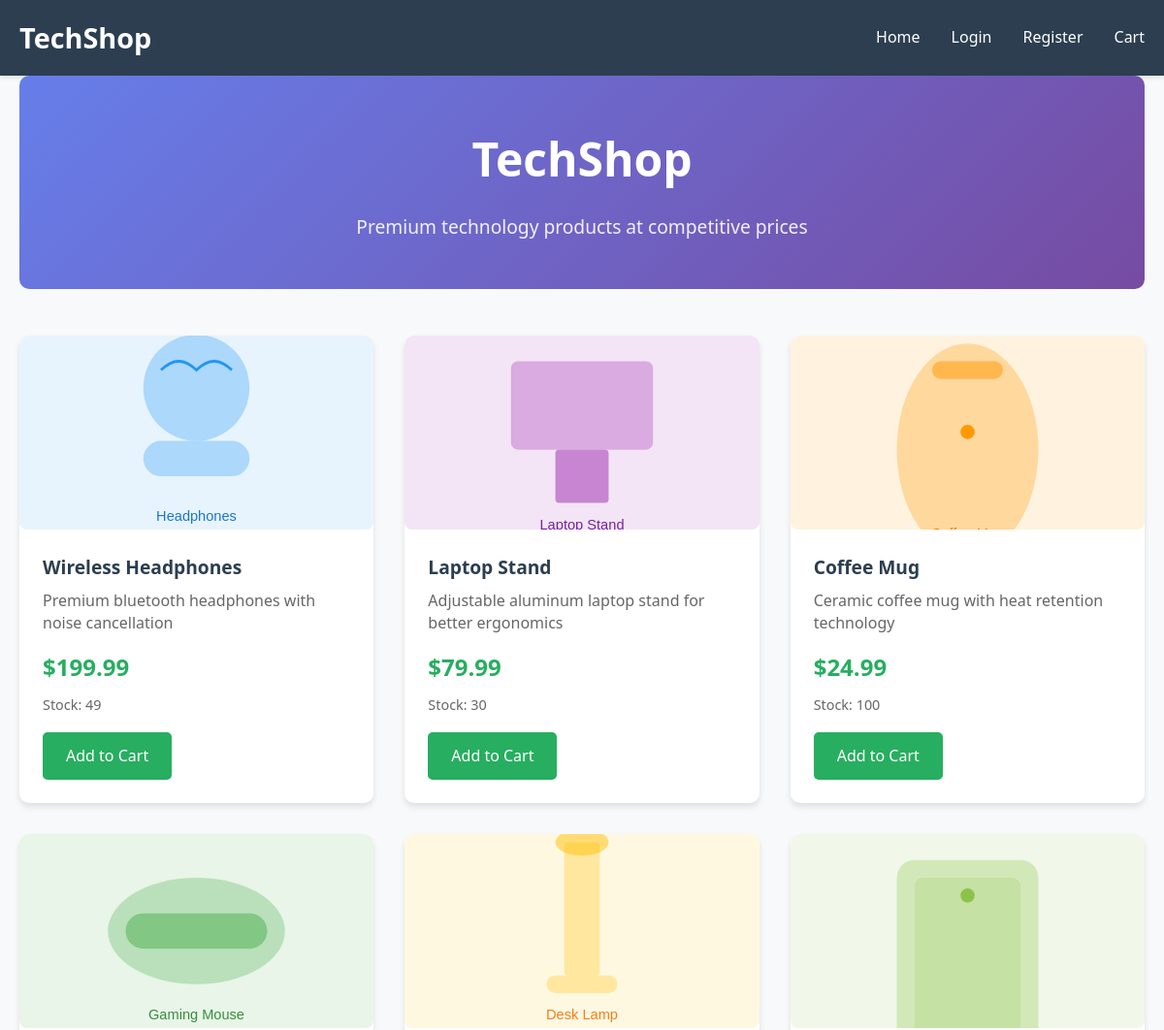
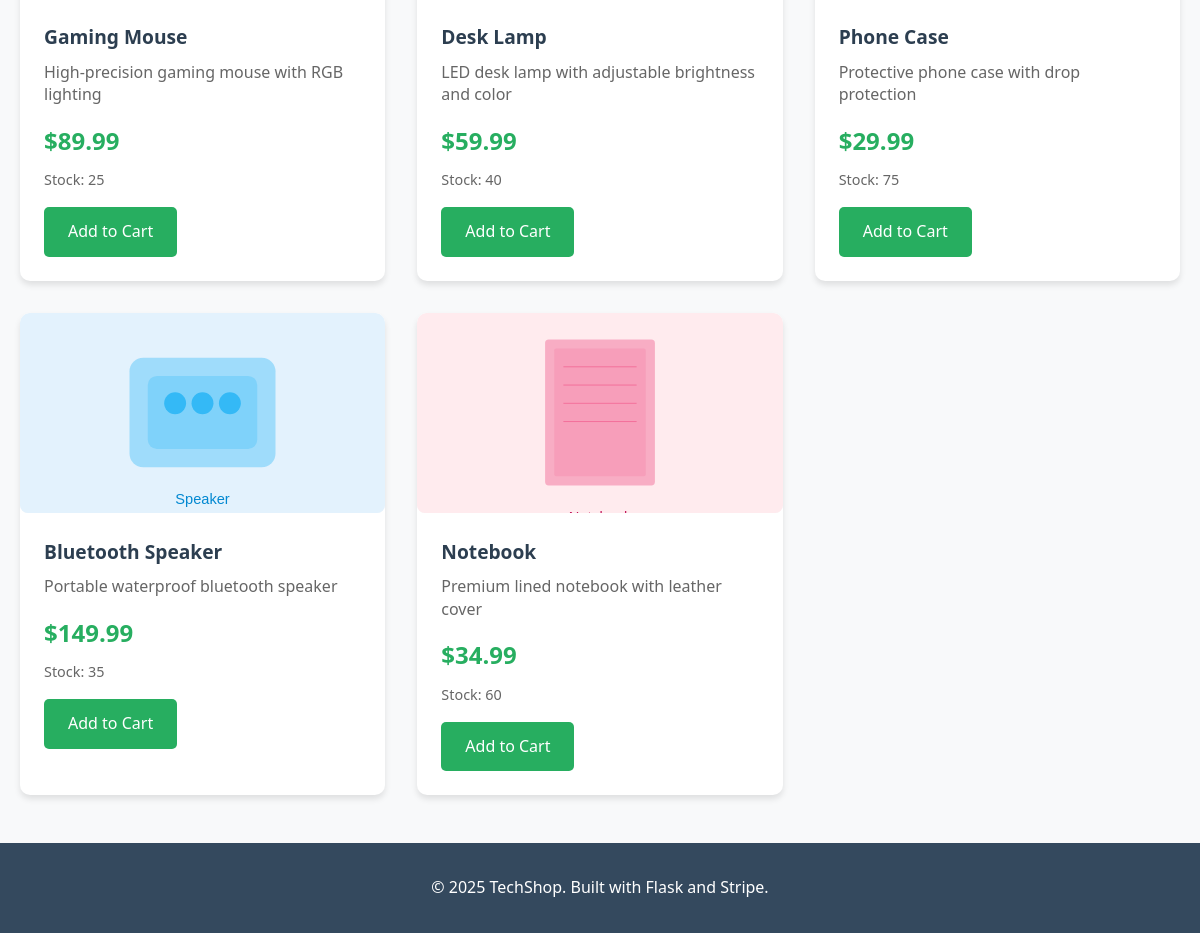
The page / on the database its author committed (2 pictures, top to bottom).
### tables this page shows
CREATE TABLE products (
                id INTEGER PRIMARY KEY AUTOINCREMENT,
                name TEXT NOT NULL,
                description TEXT,
                price DECIMAL(10, 2) NOT NULL,
                image_url TEXT,
                stock INTEGER DEFAULT 0,
                category TEXT,
                created_at TIMESTAMP DEFAULT CURRENT_TIMESTAMP
            );

### app.py (the view)
@app.route('/')
def index():
    conn = db.get_connection()
    cursor = conn.cursor()
    cursor.execute('SELECT * FROM products ORDER BY created_at DESC')
    products = cursor.fetchall()
    conn.close()
    return render_template('index.html', products=products)

### app.py (called while the page is built, shortened)
def get_cart_total():
    if 'cart' not in session:
        return 0, 0

@app.context_processor
def inject_cart_info():
    total, count = get_cart_total()
    return dict(cart_total=total, cart_count=count)

    def get_connection(self):
        return sqlite3.connect('ecommerce.db')

### templates/index.html (shortened to what this page needs)
{% extends "base.html" %}
{% block content %}
<div class="hero">
    <h1>TechShop</h1>
    <p>Premium technology products at competitive prices</p>
</div>
<div class="products-grid">
    {% for product in products %}
        <div class="product-card">
            <img src="{{ product[4] }}" alt="{{ product[1] }}" class="product-image">
            <div class="product-info">
                <h3 class="product-name">{{ product[1] }}</h3>
                <p class="product-description">{{ product[2] }}</p>
                <div class="product-price">${{ "%.2f"|format(product[3]) }}</div>
                <div class="product-stock">Stock: {{ product[5] }}</div>
                {% if product[5] > 0 %}
                    <a href="{{ url_for('add_to_cart', product_id=product[0]) }}" class="btn btn-success">Add to Cart</a>
                {% else %}
                    <button class="btn" disabled>Out of Stock</button>
                {% endif %}
            </div>
        </div>
    {% endfor %}
</div>
{% endblock %}

### templates/base.html (shortened to what this page needs)
<!DOCTYPE html>
<html lang="en">
<head>
</head>
<body>
    <header>
        <nav class="container">
            <div class="logo">TechShop</div>
            <ul class="nav-links">
                <li><a href="{{ url_for('index') }}">Home</a></li>
                {% if session.user_id %}
                    <li><a href="{{ url_for('orders') }}">My Orders</a></li>
                    <li><a href="{{ url_for('view_cart') }}">Cart{% if cart_count > 0 %}<span class="cart-badge">{{ cart_count }}</span>{% endif %}</a></li>
                    <li><a href="{{ url_for('logout') }}">Logout ({{ session.username }})</a></li>
                {% else %}
                    <li><a href="{{ url_for('login') }}">Login</a></li>
                    <li><a href="{{ url_for('register') }}">Register</a></li>
                    <li><a href="{{ url_for('view_cart') }}">Cart{% if cart_count > 0 %}<span class="cart-badge">{{ cart_count }}</span>{% endif %}</a></li>
                {% endif %}
            </ul>
        </nav>
    </header>
    <main class="container">
        {% block content %}{% endblock %}
    </main>
    <footer>
        <div class="container">
            <p>&copy; 2025 TechShop. Built with Flask and Stripe.</p>
        </div>
    </footer>
</body>
</html>

### templates/base.html (style rules this page uses)
* { margin: 0; padding: 0; box-sizing: border-box; }
body { font-family: 'Segoe UI', Tahoma, Geneva, Verdana, sans-serif; line-height: 1.6; color: #333; background-color: #f8f9fa; }
.container { max-width: 1200px; margin: 0 auto; padding: 0 20px; }
header { background: #2c3e50; color: white; padding: 1rem 0; box-shadow: 0 2px 5px rgba(0,0,0,0.1); }
nav { display: flex; justify-content: space-between; align-items: center; }
.logo { font-size: 1.8em; font-weight: bold; }
.nav-links { display: flex; list-style: none; gap: 2rem; align-items: center; }
.nav-links a { color: white; text-decoration: none; transition: color 0.3s; }
main { min-height: calc(100vh - 200px); padding: 2rem 0; }
.btn { display: inline-block; padding: 0.75rem 1.5rem; background: #3498db; color: white; text-decoration: none; border-radius: 5px; border: none; cursor: pointer; font-size: 1rem; transition: background 0.3s; }
.btn-success { background: #27ae60; }
footer { background: #34495e; color: white; text-align: center; padding: 2rem 0; margin-top: 3rem; }

### templates/index.html (style rules this page uses)
.hero { text-align: center; padding: 3rem 0; background: linear-gradient(135deg, #667eea 0%, #764ba2 100%); color: white; border-radius: 10px; margin-bottom: 3rem; }
.hero h1 { font-size: 3rem; margin-bottom: 1rem; }
.hero p { font-size: 1.2rem; opacity: 0.9; }
.products-grid { display: grid; grid-template-columns: repeat(auto-fill, minmax(280px, 1fr)); gap: 2rem; margin-top: 2rem; }
.product-card { background: white; border-radius: 10px; box-shadow: 0 4px 6px rgba(0, 0, 0, 0.1); transition: transform 0.3s, box-shadow 0.3s; overflow: hidden; }
.product-image { width: 100%; height: 200px; object-fit: cover; background: #f8f9fa; display: block; border-radius: 8px; }
.product-info { padding: 1.5rem; }
.product-name { font-size: 1.2rem; font-weight: bold; margin-bottom: 0.5rem; color: #2c3e50; }
.product-description { color: #666; margin-bottom: 1rem; line-height: 1.4; }
.product-price { font-size: 1.5rem; font-weight: bold; color: #27ae60; margin-bottom: 0.5rem; }
.product-stock { font-size: 0.9rem; color: #666; margin-bottom: 1rem; }

### rows shown on the page
products: image_url (picture), name "Wireless Headphones", description "Premium bluetooth headphones with noise cancellation", price "199.99", stock "49"
products: image_url (picture), name "Laptop Stand", description "Adjustable aluminum laptop stand for better ergonomics", price "79.99", stock "30"
products: image_url (picture), name "Coffee Mug", description "Ceramic coffee mug with heat retention technology", price "24.99", stock "100"
products: image_url (picture), name "Gaming Mouse", description "High-precision gaming mouse with RGB lighting", price "89.99", stock "25"
products: image_url (picture), name "Desk Lamp", description "LED desk lamp with adjustable brightness and color", price "59.99", stock "40"
products: image_url (picture), name "Phone Case", description "Protective phone case with drop protection", price "29.99", stock "75"
products: image_url (picture), name "Bluetooth Speaker", description "Portable waterproof bluetooth speaker", price "149.99", stock "35"
products: image_url (picture), name "Notebook", description "Premium lined notebook with leather cover", price "34.99", stock "60"
